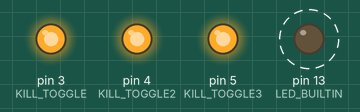
Simulated run of this sketch. Board: Arduino Uno, built with avr-gcc and run on an emulated ATmega328P. Parts: output pins drawn as LEDs (lit = HIGH). Dashed ring = blinking. What the sketch prints to the serial monitor is not drawn.

Above: at 0.2 s.
Timing chart, 0 to 3.0 s (numbered marks = the images above):
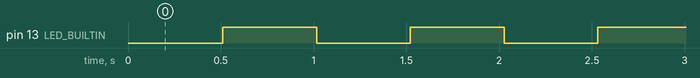

The sketch:

BatteryManagementSystem.ino
```cpp
/*
 * Written by : Lim Pin
 * Last Editted : 10/21/21
 *
 * The code below is used for SAUVC power control system , this board will be used to communicate
 * with higher command , read power level of the battery , reading of water leaking and to perform
 * emergency power cut off if neccesorry
 *
 *Hardware layout of the board for reference  : https://easyeda.com/editor#id=287c755b24c842f48219941e13294614
*/

#define KILL_TOGGLE 3 // For activation of the contactor , acts as an kill switch as well
#define KILL_TOGGLE2 4 // For activation of the contactor (acts as a signal booster), acts as an kill switch as well
#define KILL_TOGGLE3 5 // For activation of the contactor , acts as an kill switch as well

String powerStatus = "Initialising";
bool LED_BUILTINSTATE;

void setup() {
  initKillSwitch();
  initComms();

  powerStatus = "Operational";
  updateComms(powerStatus);
}

void loop() {
  // TODO: IMPLEMENT TIMESLICING OPERATION TO ALLOW FOR MULLTI OPERATIONS

  toggleLEDBuiltIn();
  delay(500);

}

//=============INIT CODES=======================

void initKillSwitch(void)
{
  pinMode(KILL_TOGGLE,OUTPUT);
  pinMode(KILL_TOGGLE2,OUTPUT);
  pinMode(KILL_TOGGLE3,OUTPUT);
  pinMode(LED_BUILTIN , OUTPUT );

  digitalWrite(KILL_TOGGLE , HIGH);
  digitalWrite(KILL_TOGGLE2 , HIGH);
  digitalWrite(KILL_TOGGLE3 , HIGH);
  digitalWrite(LED_BUILTIN ,HIGH );
  LED_BUILTINSTATE = true;
}
void initComms(void)
{
  Serial.begin(9600);
  Serial.println("Power system status : " + powerStatus );
}


//=============SUBROUTINE/FUNCTIONAL CODES=======================
void updateComms(String message)
{
   Serial.println("Power system status : " + message );
}
void toggleLEDBuiltIn()
{

  if(LED_BUILTINSTATE == 1)
  {
    digitalWrite(LED_BUILTIN,LOW );
    LED_BUILTINSTATE = false;
    delay(5);
  }
  else
  {
    digitalWrite(LED_BUILTIN , HIGH);
    LED_BUILTINSTATE = true;
    Serial.println(LED_BUILTINSTATE);
    delay(5);
  }
}
```

Measured:
- by itself, pin 13 (LED_BUILTIN): alternates HIGH for 0.51 s and LOW for 0.51 s
